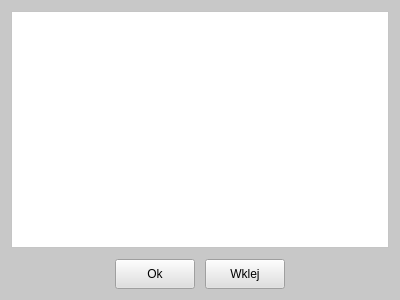
<?xml version="1.0" encoding="UTF-8"?>
<ui version="4.0">
 <class>Data_import</class>
 <widget class="QDialog" name="Data_import">
  <property name="geometry">
   <rect>
    <x>0</x>
    <y>0</y>
    <width>400</width>
    <height>300</height>
   </rect>
  </property>
  <property name="windowTitle">
   <string>Import danych</string>
  </property>
  <property name="styleSheet">
   <string notr="true">background-color: rgb(200, 200, 200);</string>
  </property>
  <layout class="QVBoxLayout" name="verticalLayout">
   <item>
    <widget class="QTextEdit" name="textEdit">
     <property name="styleSheet">
      <string notr="true">background-color: rgb(255, 255, 255);</string>
     </property>
    </widget>
   </item>
   <item>
    <layout class="QHBoxLayout" name="button_box">
     <property name="spacing">
      <number>10</number>
     </property>
     <property name="topMargin">
      <number>5</number>
     </property>
     <item>
      <spacer name="left_spacer">
       <property name="orientation">
        <enum>Qt::Horizontal</enum>
       </property>
       <property name="sizeHint" stdset="0">
        <size>
         <width>40</width>
         <height>20</height>
        </size>
       </property>
      </spacer>
     </item>
     <item>
      <widget class="QPushButton" name="button_ok">
       <property name="minimumSize">
        <size>
         <width>80</width>
         <height>30</height>
        </size>
       </property>
       <property name="maximumSize">
        <size>
         <width>80</width>
         <height>30</height>
        </size>
       </property>
       <property name="styleSheet">
        <string notr="true">background-color: rgb(223, 223, 223)</string>
       </property>
       <property name="text">
        <string>Ok</string>
       </property>
       <property name="shortcut">
        <string>Return</string>
       </property>
       <property name="autoDefault">
        <bool>false</bool>
       </property>
      </widget>
     </item>
     <item>
      <widget class="QPushButton" name="button_pase_from_clipboard">
       <property name="minimumSize">
        <size>
         <width>80</width>
         <height>30</height>
        </size>
       </property>
       <property name="maximumSize">
        <size>
         <width>80</width>
         <height>30</height>
        </size>
       </property>
       <property name="styleSheet">
        <string notr="true">background-color: rgb(223, 223, 223)</string>
       </property>
       <property name="text">
        <string>Wklej</string>
       </property>
       <property name="autoDefault">
        <bool>false</bool>
       </property>
      </widget>
     </item>
     <item>
      <spacer name="right_spacer">
       <property name="orientation">
        <enum>Qt::Horizontal</enum>
       </property>
       <property name="sizeHint" stdset="0">
        <size>
         <width>40</width>
         <height>20</height>
        </size>
       </property>
      </spacer>
     </item>
    </layout>
   </item>
  </layout>
 </widget>
 <resources/>
 <connections/>
</ui>
